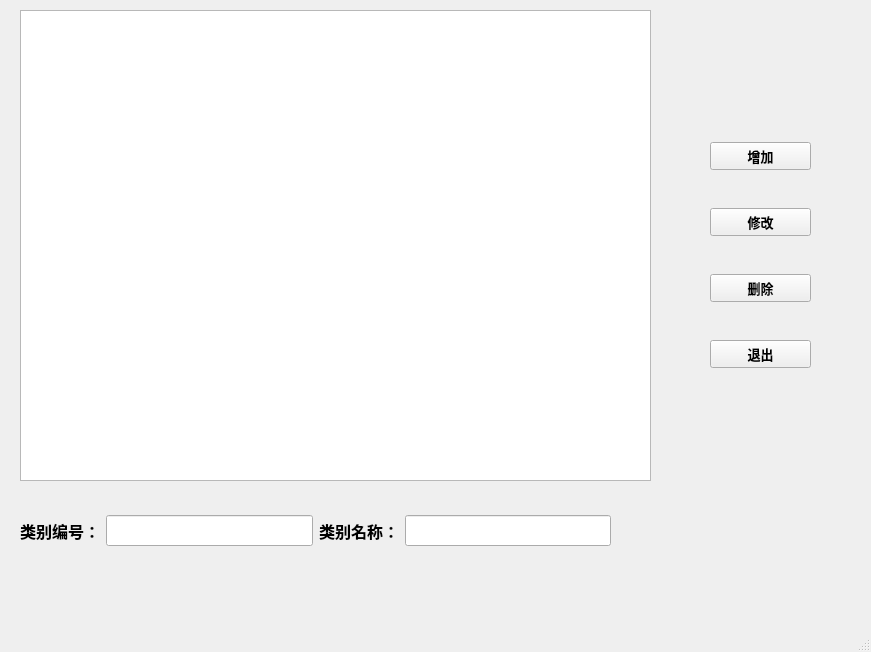
<?xml version="1.0" encoding="UTF-8"?>
<ui version="4.0">
 <class>MainWindow</class>
 <widget class="QMainWindow" name="MainWindow">
  <property name="geometry">
   <rect>
    <x>0</x>
    <y>0</y>
    <width>871</width>
    <height>652</height>
   </rect>
  </property>
  <property name="windowTitle">
   <string>MainWindow</string>
  </property>
  <widget class="QWidget" name="centralwidget">
   <widget class="QWidget" name="layoutWidget">
    <property name="geometry">
     <rect>
      <x>710</x>
      <y>110</y>
      <width>101</width>
      <height>291</height>
     </rect>
    </property>
    <layout class="QVBoxLayout" name="verticalLayout">
     <item>
      <widget class="QPushButton" name="btnAddKind">
       <property name="font">
        <font>
         <family>微软雅黑</family>
         <pointsize>10</pointsize>
         <weight>75</weight>
         <bold>true</bold>
        </font>
       </property>
       <property name="text">
        <string>增加</string>
       </property>
      </widget>
     </item>
     <item>
      <widget class="QPushButton" name="btnUpdateKind">
       <property name="font">
        <font>
         <family>微软雅黑</family>
         <pointsize>10</pointsize>
         <weight>75</weight>
         <bold>true</bold>
        </font>
       </property>
       <property name="text">
        <string>修改</string>
       </property>
      </widget>
     </item>
     <item>
      <widget class="QPushButton" name="btnDeleteKind">
       <property name="font">
        <font>
         <family>微软雅黑</family>
         <pointsize>10</pointsize>
         <weight>75</weight>
         <bold>true</bold>
        </font>
       </property>
       <property name="text">
        <string>删除</string>
       </property>
      </widget>
     </item>
     <item>
      <widget class="QPushButton" name="btnQuitKind">
       <property name="font">
        <font>
         <family>微软雅黑</family>
         <pointsize>10</pointsize>
         <weight>75</weight>
         <bold>true</bold>
        </font>
       </property>
       <property name="text">
        <string>退出</string>
       </property>
      </widget>
     </item>
    </layout>
   </widget>
   <widget class="QWidget" name="layoutWidget_2">
    <property name="geometry">
     <rect>
      <x>20</x>
      <y>510</y>
      <width>591</width>
      <height>41</height>
     </rect>
    </property>
    <layout class="QHBoxLayout" name="horizontalLayout">
     <item>
      <widget class="QLabel" name="label">
       <property name="font">
        <font>
         <family>Agency FB</family>
         <pointsize>12</pointsize>
         <weight>75</weight>
         <bold>true</bold>
        </font>
       </property>
       <property name="text">
        <string>类别编号：</string>
       </property>
      </widget>
     </item>
     <item>
      <widget class="QLineEdit" name="editKindID">
       <property name="font">
        <font>
         <family>Agency FB</family>
         <pointsize>12</pointsize>
        </font>
       </property>
      </widget>
     </item>
     <item>
      <widget class="QLabel" name="label_2">
       <property name="font">
        <font>
         <family>Agency FB</family>
         <pointsize>12</pointsize>
         <weight>75</weight>
         <bold>true</bold>
        </font>
       </property>
       <property name="text">
        <string>类别名称：</string>
       </property>
      </widget>
     </item>
     <item>
      <widget class="QLineEdit" name="editKindName">
       <property name="font">
        <font>
         <family>Agency FB</family>
         <pointsize>12</pointsize>
        </font>
       </property>
      </widget>
     </item>
    </layout>
   </widget>
   <widget class="QTableWidget" name="tableWidget">
    <property name="geometry">
     <rect>
      <x>20</x>
      <y>10</y>
      <width>631</width>
      <height>471</height>
     </rect>
    </property>
   </widget>
  </widget>
  <widget class="QMenuBar" name="menubar">
   <property name="geometry">
    <rect>
     <x>0</x>
     <y>0</y>
     <width>871</width>
     <height>26</height>
    </rect>
   </property>
  </widget>
  <widget class="QStatusBar" name="statusbar"/>
 </widget>
 <resources/>
 <connections/>
</ui>
